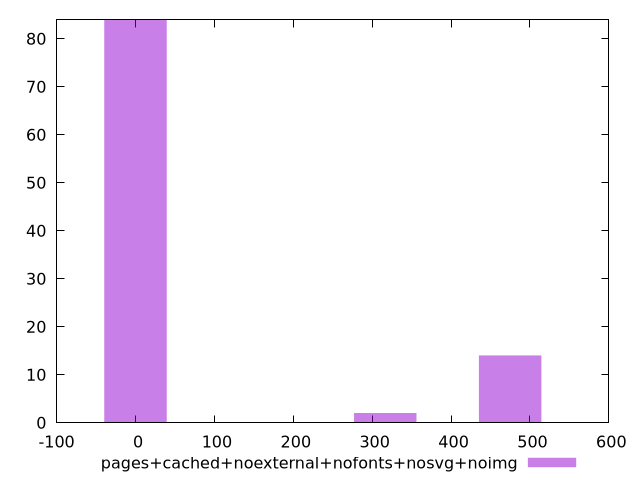

This figure's gnuplot source:
$_pagesCachedNoexternalNofontsNosvgNoimg <<EOF
0 84
474.87521068347866 14
316.58347378898577 2
EOF
set key outside below
set terminal pngcairo
set output "report_00006_2020-11-02T20-21-41.718Z/render-blocking-resources/pages+cached+noexternal+nofonts+nosvg+noimg//raw_hist.png"
set yrange [0:84]
set boxwidth 79.14586844724644
set style fill transparent solid 0.5 noborder
plot $_pagesCachedNoexternalNofontsNosvgNoimg title "pages+cached+noexternal+nofonts+nosvg+noimg" with boxes ,
